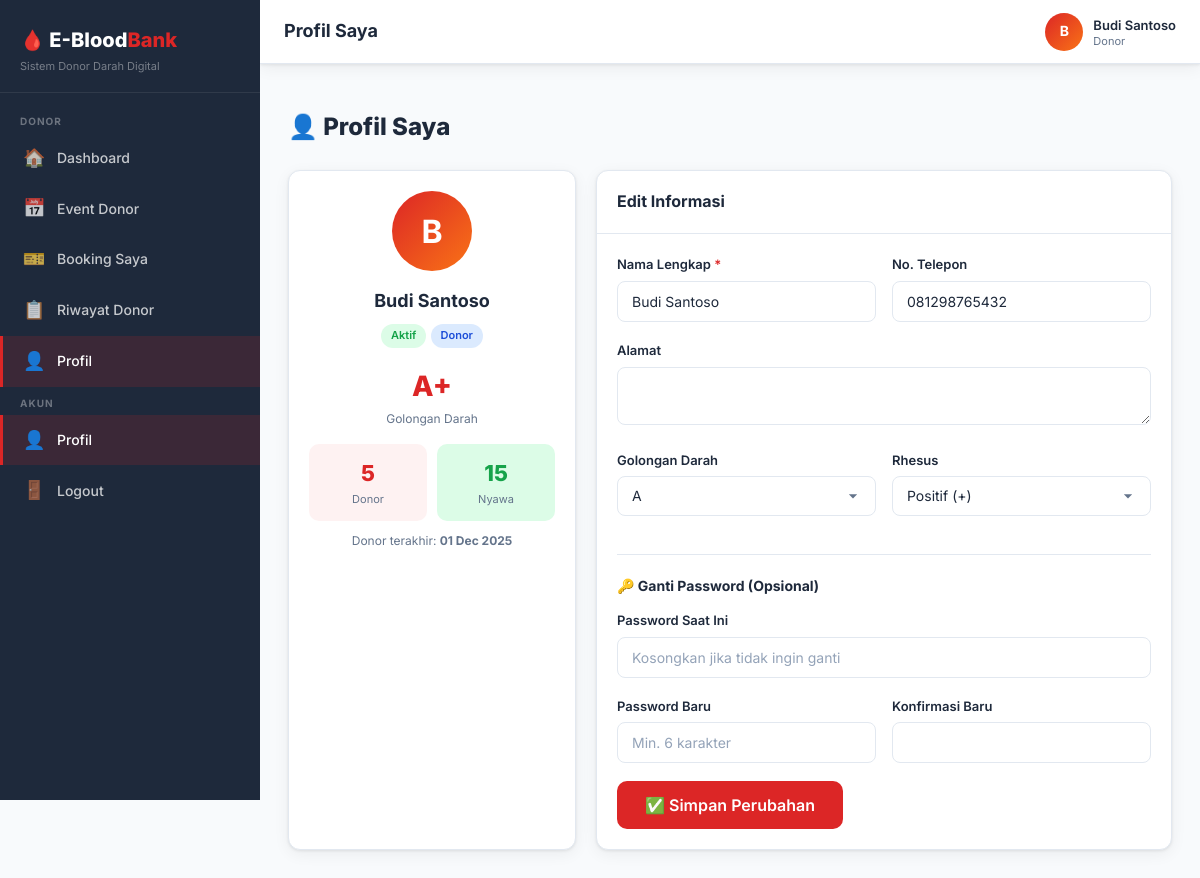
The app's page /index.php?page=profile (signed in) with its own data.
### tables this page shows
CREATE TABLE IF NOT EXISTS users (
    id INT AUTO_INCREMENT PRIMARY KEY,
    nik VARCHAR(20) UNIQUE,
    name VARCHAR(100) NOT NULL,
    email VARCHAR(100) UNIQUE NOT NULL,
    password VARCHAR(255) NOT NULL,
    role ENUM('donor', 'pmi', 'rs') NOT NULL DEFAULT 'donor',
    blood_type ENUM('A', 'B', 'AB', 'O') DEFAULT NULL,
    rhesus ENUM('+', '-') DEFAULT NULL,
    phone VARCHAR(20),
    address TEXT,
    last_donation DATE DEFAULT NULL,
    total_donations INT DEFAULT 0,
    hospital_name VARCHAR(150) DEFAULT NULL,
    is_active TINYINT(1) DEFAULT 1,
    created_at TIMESTAMP DEFAULT CURRENT_TIMESTAMP,
    updated_at TIMESTAMP DEFAULT CURRENT_TIMESTAMP ON UPDATE CURRENT_TIMESTAMP
);

### index.php (called while the page is built, shortened)
<?php
require_once __DIR__ . '/core/auth.php';
require_once __DIR__ . '/core/helper.php';
require_once __DIR__ . '/routes.php';

### core/auth.php (called while the page is built, shortened)
<?php
require_once __DIR__ . '/helper.php';
function isLoggedIn() {
    return isset($_SESSION['user_id']);
}
function currentUser() {
    $db = getDB();
    $stmt = $db->prepare("SELECT * FROM users WHERE id = ? LIMIT 1");
    $stmt->execute([$_SESSION['user_id']]);
    return $stmt->fetch();
}
function hasRole($role) {
    return isLoggedIn() && $_SESSION['user_role'] === $role;
}

### modules/donor/profile.php (the view, shortened to what this page needs)
<?php
$pageTitle   = 'Profil Saya';
include __DIR__.'/../../views/layouts/header.php';
?>
<div class="page-header">
  <div><h2>👤 Profil Saya</h2></div>
</div>
<div style="display:grid;grid-template-columns:1fr 2fr;gap:20px">
<div class="card" style="text-align:center">
  <div class="card-body">
    <div style="width:80px;height:80px;border-radius:50%;background:linear-gradient(135deg,var(--primary),var(--accent));display:flex;align-items:center;justify-content:center;color:#fff;font-size:32px;font-weight:700;margin:0 auto 16px"><?=strtoupper(substr($user['name'],0,1))?></div>
    <h3 style="font-size:18px;font-weight:700"><?=sanitize($user['name'])?></h3>
    <div style="margin-top:6px"><?=getStatusBadge($user['role']==='donor'?'active':'approved')?> <span class="badge badge-info"><?=ucfirst($user['role'])?></span></div>
    <?php if($user['blood_type']): ?>
      <div style="margin-top:16px;font-size:28px;font-weight:800;color:var(--primary)"><?=$user['blood_type'].$user['rhesus']?></div>
      <div style="font-size:12px;color:var(--text-muted)">Golongan Darah</div>
    <?php endif; ?>
    <?php if($user['role']==='donor'): ?>
      <div style="margin-top:16px;display:grid;grid-template-columns:1fr 1fr;gap:10px;text-align:center">
        <div style="background:var(--primary-light);border-radius:10px;padding:12px">
          <div style="font-size:22px;font-weight:800;color:var(--primary)"><?=$user['total_donations']?></div>
          <div style="font-size:11px;color:var(--text-muted)">Donor</div>
        </div>
        <div style="background:#dcfce7;border-radius:10px;padding:12px">
          <div style="font-size:22px;font-weight:800;color:var(--success)"><?=$user['total_donations']*3?></div>
          <div style="font-size:11px;color:var(--text-muted)">Nyawa</div>
        </div>
      </div>
      <div style="margin-top:10px;font-size:12px;color:var(--text-muted)">Donor terakhir: <strong><?=formatDate($user['last_donation'])?></strong></div>
    <?php endif; ?>
  </div>
</div>
<div class="card">
  <div class="card-header"><h3>Edit Informasi</h3></div>
  <div class="card-body">
    <form method="POST">
      <div class="form-row">
        <div class="form-group"><label class="form-label">Nama Lengkap <span class="req">*</span></label><input type="text" name="name" class="form-control" value="<?=sanitize($user['name'])?>" required></div>
        <div class="form-group"><label class="form-label">No. Telepon</label><input type="text" name="phone" class="form-control" value="<?=sanitize($user['phone']??'')?>"></div>
      </div>
      <div class="form-group"><label class="form-label">Alamat</label><textarea name="address" class="form-control" rows="2"><?=sanitize($user['address']??'')?></textarea></div>
      <?php if($user['role']==='donor'): ?>
      <div class="form-row">
        <div class="form-group"><label class="form-label">Golongan Darah</label><select name="blood_type" class="form-control"><option value="">--</option><?php foreach(['A','B','AB','O'] as $bt): ?><option <?=$user['blood_type']===$bt?'selected':''?>><?=$bt?></option><?php endforeach; ?></select></div>
        <div class="form-group"><label class="form-label">Rhesus</label><select name="rhesus" class="form-control"><option value="+" <?=$user['rhesus']==='+' ?'selected':''?>>Positif (+)</option></select></div>
      </div>
      <?php elseif($user['role']==='rs'): ?>
      <div class="form-group"><label class="form-label">Nama Rumah Sakit</label><input type="text" name="hospital_name" class="form-control" value="<?=sanitize($user['hospital_name']??'')?>"></div>
      <?php endif; ?>
      <hr class="divider">
      <h4 style="margin-bottom:12px;font-size:14px">🔑 Ganti Password (Opsional)</h4>
      <div class="form-group"><label class="form-label">Password Saat Ini</label><input type="password" name="current_password" class="form-control" placeholder="Kosongkan jika tidak ingin ganti"></div>
      <div class="form-row">
        <div class="form-group"><label class="form-label">Password Baru</label><input type="password" name="new_password" class="form-control" placeholder="Min. 6 karakter"></div>
        <div class="form-group"><label class="form-label">Konfirmasi Baru</label><input type="password" name="confirm_password" class="form-control"></div>
      </div>
      <button type="submit" class="btn btn-primary btn-lg">✅ Simpan Perubahan</button>
    </form>
  </div>
</div>
</div>
<?php include __DIR__.'/../../views/layouts/footer.php'; ?>

### views/layouts/header.php (shortened to what this page needs)
<?php
$user = currentUser();
$currentPage = $_GET['page'] ?? 'dashboard';
function navItem($icon, $label, $page, $currentPage) {
    $active = $currentPage === $page ? 'active' : '';
    return "<a class='nav-item $active' href='/ebloodbank/index.php?page=$page'>
        <span class='nav-icon'>$icon</span> $label
    </a>";
}
?>
<!DOCTYPE html>
<html lang="id">
<head>
<link rel="stylesheet" href="/ebloodbank/public/css/style.css">
</head>
<body>
<div class="app-layout">
<aside class="sidebar" id="sidebar">
  <div class="sidebar-logo">
    <h2>🩸 E-Blood<span>Bank</span></h2>
    <p>Sistem Donor Darah Digital</p>
  </div>
  <nav class="sidebar-nav">
  <?php if (hasRole('donor')): ?>
    <div class="nav-section">Donor</div>
    <?= navItem('🏠', 'Dashboard', 'dashboard', $currentPage) ?>
    <?= navItem('📅', 'Event Donor', 'events', $currentPage) ?>
    <?= navItem('🎫', 'Booking Saya', 'my_bookings', $currentPage) ?>
    <?= navItem('📋', 'Riwayat Donor', 'history', $currentPage) ?>
    <?= navItem('👤', 'Profil', 'profile', $currentPage) ?>
  <?php endif; ?>
    <div class="nav-section" style="margin-top:auto">Akun</div>
    <?= navItem('👤', 'Profil', 'profile', $currentPage) ?>
    <a class="nav-item" href="/ebloodbank/index.php?page=logout" data-confirm="Yakin mau logout?">
      <span class="nav-icon">🚪</span> Logout
    </a>
  </nav>
</aside>
<div class="main-content">
  <header class="topbar">
    <div class="d-flex align-center gap-3">
      <div class="topbar-left">
        <h1><?= $pageTitle ?? 'Dashboard' ?></h1>
      </div>
    </div>
    <div class="topbar-right">
      <div class="topbar-user">
        <div class="user-avatar"><?= strtoupper(substr($user['name'] ?? 'U', 0, 1)) ?></div>
        <div class="user-info">
          <strong><?= sanitize($user['name'] ?? '') ?></strong>
          <span><?= ucfirst($user['role'] ?? '') ?></span>
        </div>
      </div>
    </div>
  </header>
  <main class="page-body">

### records on screen
users: name "B", name "Budi Santoso", role "Donor", blood_type "A", rhesus "+", total_donations "5", $user['total_donations']*3 "15", last_donation "01 Dec 2025", phone "081298765432", rhesus "Positif (+)"

### other values on screen
$icon "🏠 📅 🎫 📋 👤 👤"
$label "Dashboard Event Donor Booking Saya Riwayat Donor Profil Profil"
$pageTitle "Profil Saya"
$info['label'] "Aktif"
